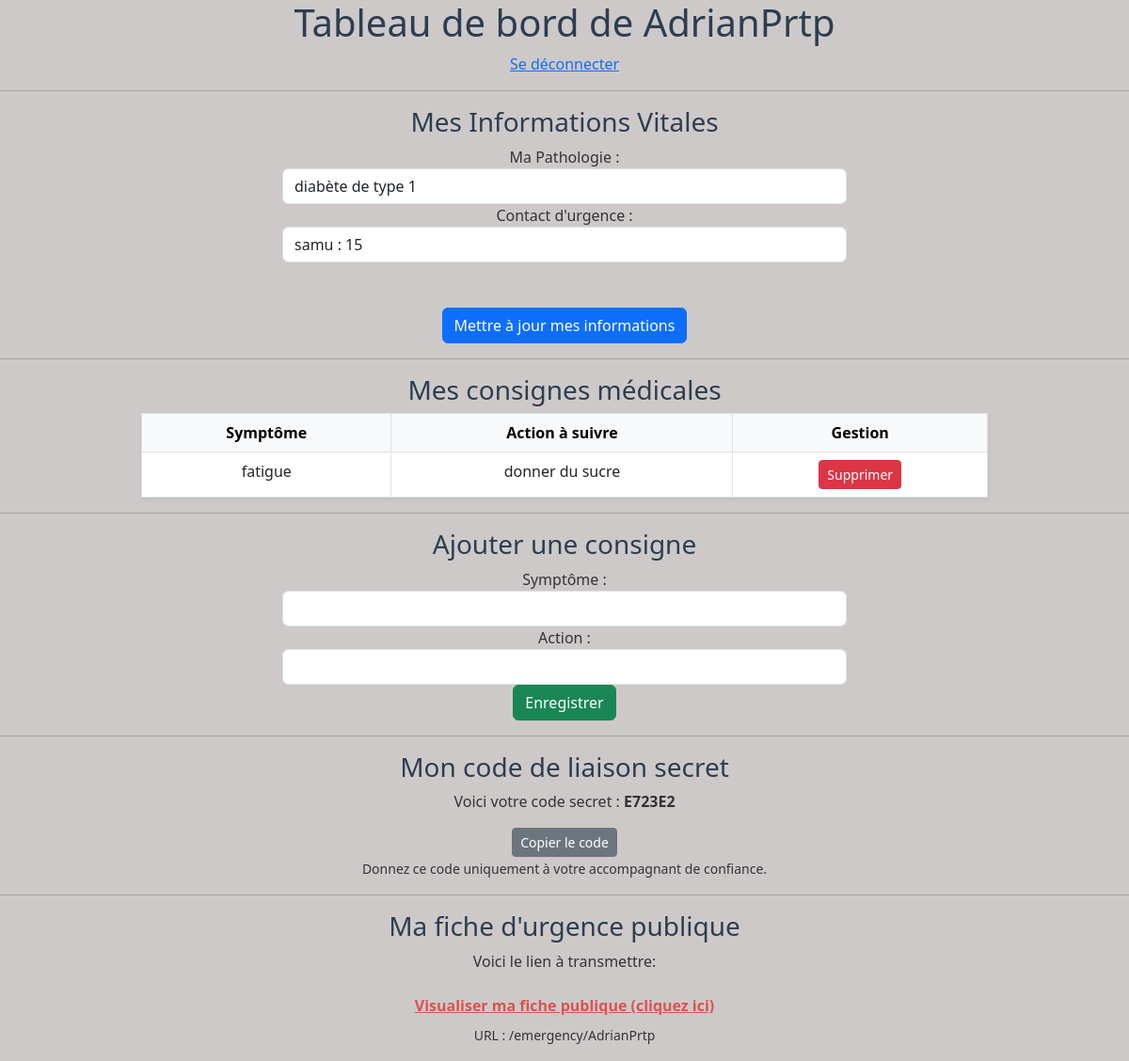
The app's page /profile (signed in), older data.
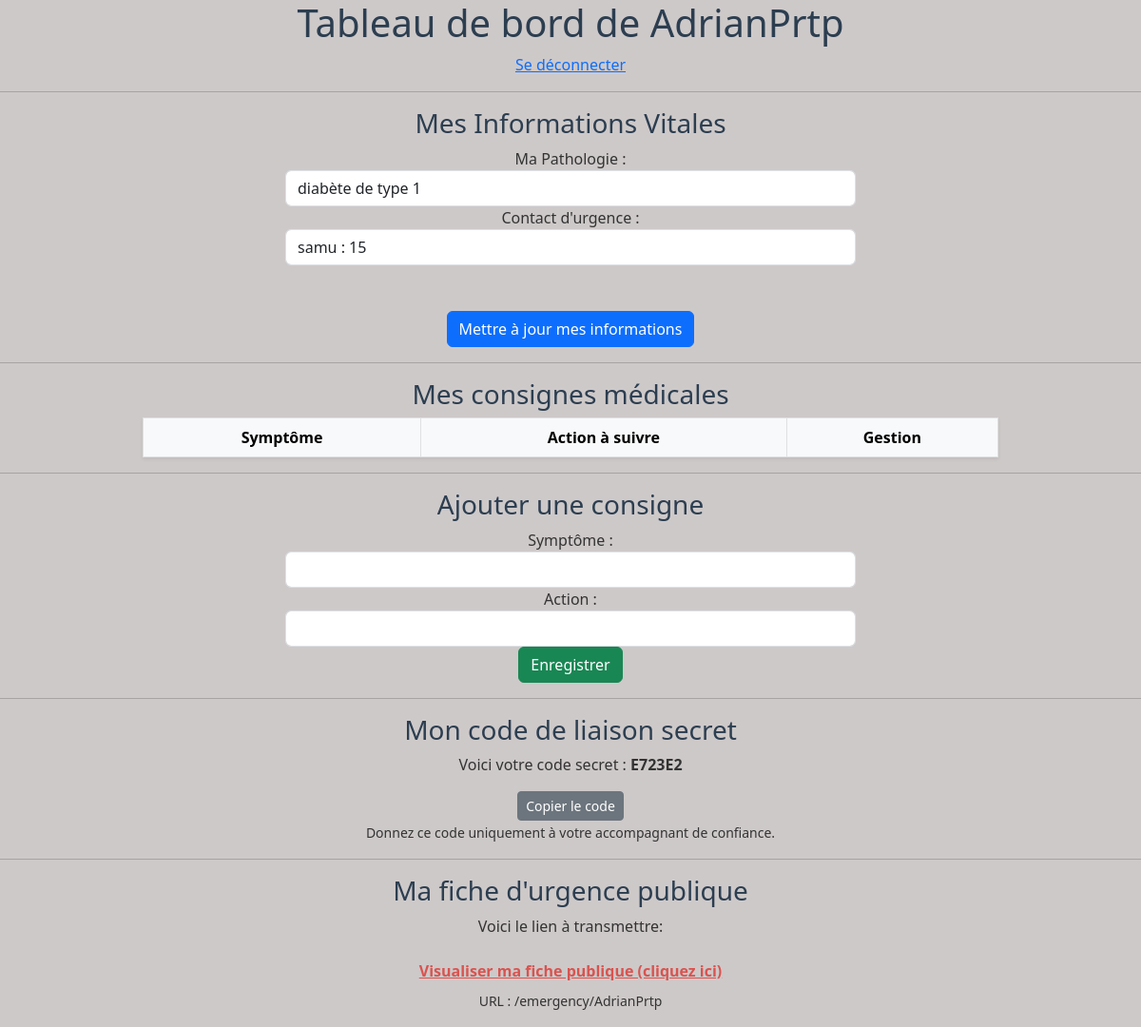
The same page, newer data.
### tables this page shows
CREATE TABLE instructions (
    id INTEGER PRIMARY KEY AUTOINCREMENT,
    profile_id INTEGER NOT NULL,
    symptom TEXT NOT NULL,
    action TEXT NOT NULL,
    FOREIGN KEY (profile_id) REFERENCES emergency_profile (id)
);

### app_projet.py (the view)
@app.route('/profile')
def profile():
    if 'user_id' not in session:
        return redirect('/login')
    profile_data = db.get_profile_by_username(session['username'])
    instructions = db.get_instructions(profile_data['id'])
    return render_template('own_profile.html', profile=profile_data, instructions=instructions)

### database.py (called while the page is built)
def db_fetch(query, args=(), all=False, db_name=DBFILENAME):
  with sqlite3.connect(db_name) as conn:
    conn.row_factory = sqlite3.Row
    cur = conn.execute(query, args)
    if all:
      res = cur.fetchall()
      return [dict(e) for e in res] if res else []
    else:
      res = cur.fetchone()
      return dict(res) if res else None
  return res

    def get_profile_by_username(self, username):
            query = """
                SELECT emergency_profile.* FROM emergency_profile
                JOIN user ON user.id = emergency_profile.user_id
                WHERE user.username = ?
            """
            return db_fetch(query, (username,))

    def get_instructions(self, profile_id):
            query = "SELECT * FROM instructions WHERE profile_id = ?"
            return db_fetch(query, (profile_id,), all=True)

### templates/own_profile.html (shortened to what this page needs)
<!DOCTYPE html>
<html lang="fr">
<head>
    <link href="https://cdn.jsdelivr.net/npm/bootstrap@5.3.0/dist/css/bootstrap.min.css" rel="stylesheet">
</head>
<body>
    <div class="text-center">
    <div>
        <h1>Tableau de bord de {{ session['username'] }}</h1>
        <a href="/logout">Se déconnecter</a>
    </div>
    <hr>
    <div>
        <h3>Mes Informations Vitales</h3>
        <form action="/update-profile" method="POST">
             <div>
                <label>Ma Pathologie :</label>
                <input type="text" name="condition_name" class="form-control mx-auto w-50" value="{{ profile.condition_name }}">
            </div>
            <div>
                <label>Contact d'urgence :</label>
                <input type="text" name="emergency_contact" class="form-control mx-auto w-50" value="{{ profile.emergency_contact }}">
            </div>
            <br>
            <br>
            <button type="submit" class="btn btn-primary">Mettre à jour mes informations</button>
        </form>
    </div>
    <hr>
    <div class = "text-center">
    <div>
        <h3>Mes consignes médicales</h3>
        <table class="table table-bordered table-hover mx-auto w-75 shadow-sm">
            <thead class="table-light">
                <tr>
                    <th>Symptôme</th>
                    <th>Action à suivre</th>
                    <th>Gestion</th>
                </tr>
            </thead>
            <tbody>
                {% for inst in instructions %}
                <tr>
                    <td>{{ inst.symptom }}</td>
                    <td>{{ inst.action }}</td>
                    <td>
                        <a href="/delete-instruction/{{ inst.id }}" class="btn btn-danger btn-sm">Supprimer</a>
                    </td>
                </tr>
                {% endfor %}
            </tbody>
        </table>
    </div>
    </div>
    <hr>
    <div>
        <h3>Ajouter une consigne</h3>
        <form action="/add-instruction" method="POST">
            <div>
                <label>Symptôme :</label>
                <input type="text" name="symptom" class="form-control mx-auto w-50" required>
            </div>
            <div>
                <label>Action :</label>
                <input type="text" name="action" class="form-control mx-auto w-50" required>
            </div>
            <button type="submit" class="btn btn-success">Enregistrer</button>
        </form>
    </div>
    <hr>
    <div>
        <h3>Mon code de liaison secret</h3>
        <p>Voici votre code secret : <strong id="secret_key">{{ profile.secret_key }}</strong></p>
        <button type="button" onclick="copier()" class="btn btn-secondary btn-sm">Copier le code</button>
        <p><small>Donnez ce code uniquement à votre accompagnant de confiance.</small></p>
    </div>
    <hr>
    <div>
        <h3>Ma fiche d'urgence publique</h3>
        <p>Voici le lien à transmettre:</p>
        <a href="/emergency/{{ session['username'] }}" target="_blank" style="font-weight: bold; color: #d9534f;" class="btn btn-link">
        Visualiser ma fiche publique (cliquez ici)
        </a>
        <p><small>URL : /emergency/{{ session['username'] }}</small></p>
    </div>
    </div>
</body>
</html>

Row changes from the older to the newer data that the page shows:
removed instructions: symptom "fatigue", action "donner du sucre"
